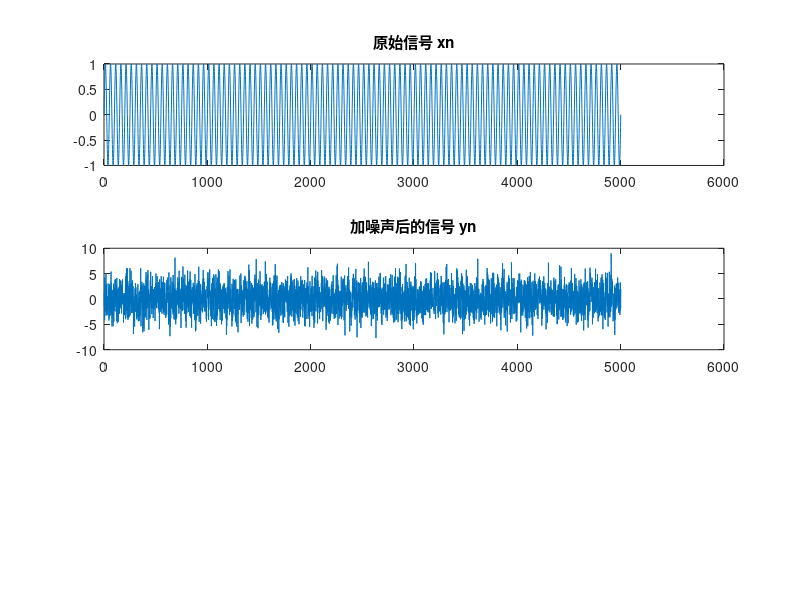

The MATLAB script that drew this image: (Note: this script raises an error after producing the figure.)
clc;
clear;

%对正弦信号加高斯噪声，SNR为-10dB,
%之后用自相关检测加噪后信号是否含周期信号,周期是多少？
fs = 1000;%采样频率1000Hz
t = 5;%5秒
T = 1/fs;%采样间隔
f0 = 20;%正弦信号频率20Hz
nT = 0:T:5;
xn = sin(2*pi*f0*nT);%采样
Px = sum(xn.*xn)/length(xn);%信号xn的平均功率
SNR = -10;%信噪比
Pg = Px/10.^(0.1*SNR);%噪声的平均功率
gn = sqrt(Pg)*randn(1,length(xn));%高斯噪声
yn = xn+gn;
ny = 1:5001;
subplot(3,1,1);
plot(xn);
title('原始信号 xn');
subplot(3,1,2)
plot(yn)
title('加噪声后的信号 yn');

[yn_flip,n_flip] = sigfold(yn,ny); % 信号取反
[result,rn] = my_conv(yn,ny,yn_flip,n_flip);  % 卷积，相关

subplot(3,1,3)
title('自相关函数');
plot(rn(4500:5500),result(4500:5500))  % 展示
